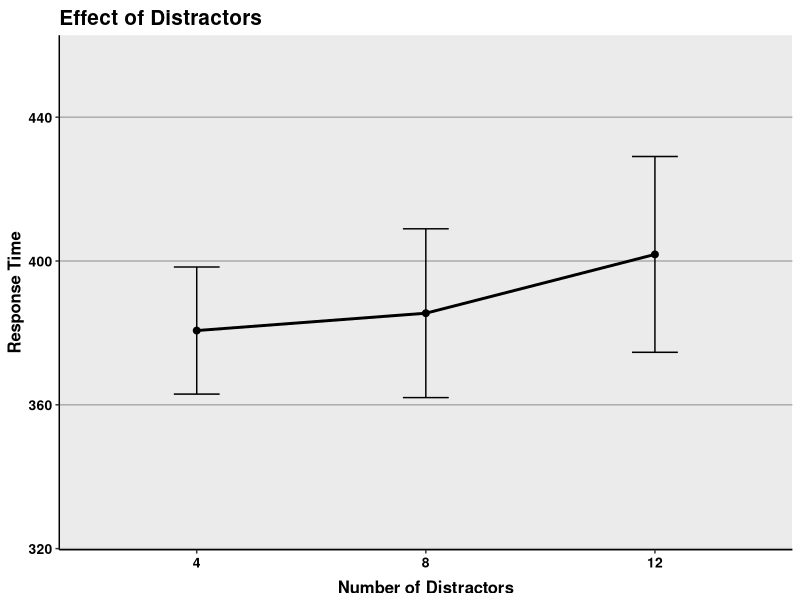
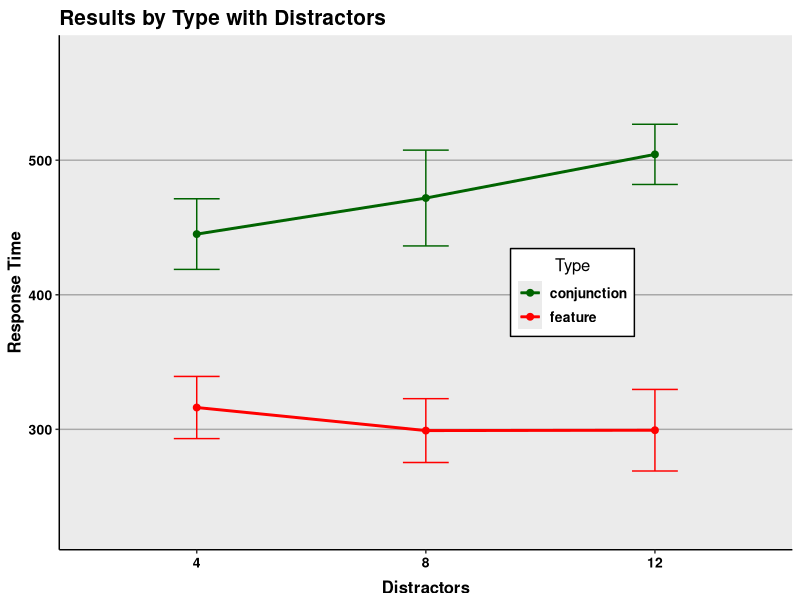
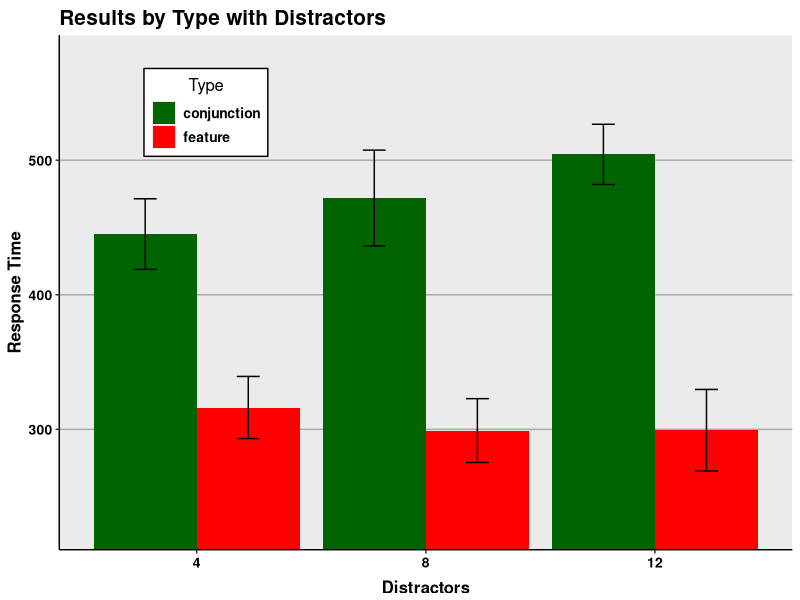

The R source for these figures, in order:
## ---- chunk 1
dat<-read.csv("homework6.csv")
## ---- chunk 2
str(dat)
## ---- chunk 3
dat$distractors<-as.factor(dat$distractors)
dat$subject<-as.factor(dat$subject)
dat$subject2<-as.factor(dat$subject2)
## ---- chunk 4
temp<-dat[dat$type=="conjunction",]
## ---- chunk 5
summary(aov(rt~distractors, data=temp))
## ---- chunk 6

library(ggplot2)
library(gplots)
library(dplyr)

temp<-dat%>%group_by(distractors)%>%
  summarize(means=mean(rt),
            sems=sd(rt)/sqrt(length(rt)))

f<-ggplot(temp, aes(x=as.factor(distractors),
                    y=means,
                    group=1))+
  geom_line(size=1)+
  geom_point(size=2)+
  geom_errorbar(aes(ymax=means+sems,
                    ymin=means-sems),
                width=.2)+
  ggtitle("Effect of Distractors")+
  labs(x="Number of Distractors",y="Response Time")+
  theme(plot.title=element_text(size=15,face="bold",vjust=.5))+
  theme(axis.title.x=element_text(size=12,face="bold",vjust=-.25))+
  theme(axis.title.y=element_text(size=12,face="bold",vjust=1))+
  theme(axis.text.x=element_text(size=10,face="bold",color="black"))+
  theme(axis.text.y=element_text(size=10,face="bold",color="black"))+
  coord_cartesian(ylim=c(min(temp$means)-2*max(temp$sems),
                         max(temp$means)+2*max(temp$sems)))+
  theme(panel.border=element_blank(),axis.line=element_line())+
  theme(panel.grid.major.x=element_blank())+
  theme(panel.grid.major.y=element_line(color="darkgrey"))+
  theme(panel.grid.minor.y=element_blank())
f
## ---- chunk 7
temp<-dat[dat$type=="conjunction",]
## ---- chunk 8
summary(aov(rt~distractors+
              Error(subject/distractors),data=temp))
## ---- chunk 9
summary(aov(rt~distractors*type, data=dat))
## ---- chunk 10
temp<-dat%>%group_by(distractors,type)%>%
  summarize(means=mean(rt),
            sems=sd(rt)/sqrt(length(n)))
## ---- chunk 11
f<-ggplot(temp, aes(x=distractors,
                      y=means,
                      group=type,
                      color=type))+
    geom_line(size=1)+
    geom_point(size=2)+
    scale_color_manual(values=c("darkgreen","red"),
                       name="Type",
                       breaks=c("conjunction","feature"),
                       labels=c("conjunction", "feature"))+
    geom_errorbar(aes(ymax=means+sems, ymin=means-sems),width=.2)+
    ggtitle("Results by Type with Distractors")+
    labs(x="Distractors",y="Response Time")+
    theme(plot.title=element_text(size=15,face="bold",vjust=.5))+
    theme(axis.title.x=element_text(size=12,face="bold",vjust=-.25))+
    theme(axis.title.y=element_text(size=12,face="bold",vjust=1))+
    theme(axis.text.x=element_text(size=10,face="bold",color="black"))+
    theme(axis.text.y=element_text(size=10,face="bold",color="black"))+
    coord_cartesian(ylim=c(min(temp$means)-2*max(temp$sems),
                           max(temp$means)+2*max(temp$sems)))+
    theme(panel.border=element_blank(),axis.line=element_line())+
    theme(panel.grid.major.x=element_blank())+
    theme(panel.grid.major.y=element_line(color="darkgrey"))+
    theme(panel.grid.minor.y=element_blank())+
    theme(legend.position=c(.7,.50))+
    theme(legend.background=element_blank())+
    theme(legend.background=element_rect(color="black"))+
    theme(legend.title=element_blank())+
    theme(legend.title=element_text(size=12))+
    theme(legend.title.align=.5)+
    theme(legend.text=element_text(size=10,face="bold"))
f
 
f<-ggplot(temp, aes(x=distractors,
                      y=means,
                      fill=type))+
    geom_bar(stat="identity",position=position_dodge())+
    scale_fill_manual(values=c("darkgreen","red"),
                       name="Type",
                       breaks=c("conjunction","feature"),
                       labels=c("conjunction", "feature"))+
    geom_errorbar(aes(ymax=means+sems,
                      ymin=means-sems),
                  width=.2,
                  position=position_dodge(.9))+
    ggtitle("Results by Type with Distractors")+
    labs(x="Distractors",y="Response Time")+
    theme(plot.title=element_text(size=15,face="bold",vjust=.5))+
    theme(axis.title.x=element_text(size=12,face="bold",vjust=-.25))+
    theme(axis.title.y=element_text(size=12,face="bold",vjust=1))+
    theme(axis.text.x=element_text(size=10,face="bold",color="black"))+
    theme(axis.text.y=element_text(size=10,face="bold",color="black"))+
    coord_cartesian(ylim=c(min(temp$means)-2*max(temp$sems),
                           max(temp$means)+2*max(temp$sems)))+
    theme(panel.border=element_blank(),axis.line=element_line())+
    theme(panel.grid.major.x=element_blank())+
    theme(panel.grid.major.y=element_line(color="darkgrey"))+
    theme(panel.grid.minor.y=element_blank())+
    theme(legend.position=c(.2,.85))+
    theme(legend.background=element_blank())+
    theme(legend.background=element_rect(color="black"))+
    theme(legend.title=element_blank())+
    theme(legend.title=element_text(size=12))+
    theme(legend.title.align=.5)+
    theme(legend.text=element_text(size=10,face="bold"))
f
## ---- chunk 12
summary(aov(rt~distractors*type+
              Error(subject/(distractors*type)),
                    data=dat))
## ---- chunk 13
summary(aov(rt~distractors*type+
              Error(subject2/distractors),
            data=dat))
